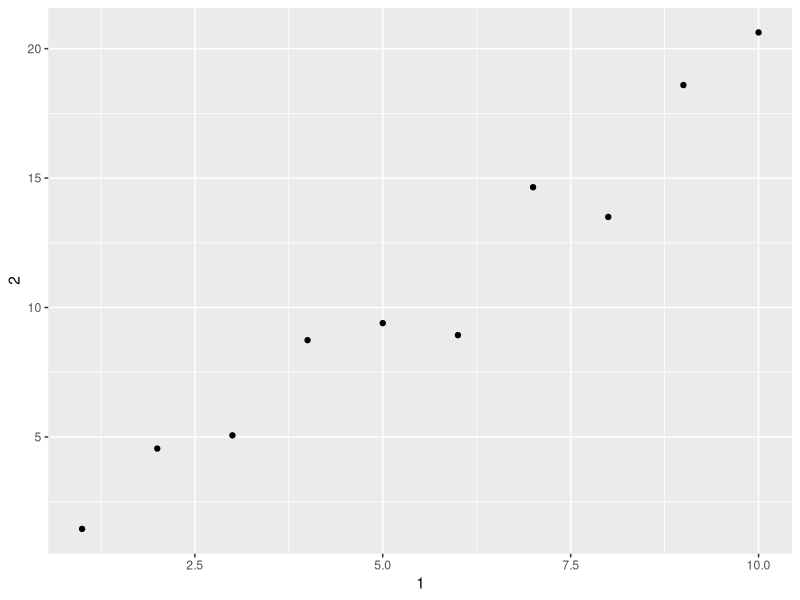

Write the R code that produced this figure.
## ---- chunk 1
knitr::opts_chunk$set(echo = TRUE)
## ---- chunk 2
library(tidyverse)
## ---- chunk 3
mtcars
is_tibble(mtcars)
as_tibble(mtcars)
## ---- chunk 4
df <- data.frame(abc = 1, xyz = "a")
df$x
df[, "xyz"]
df[, c("abc", "xyz")]
## ---- chunk 5
tbl <- as_tibble(df)
tbl$x
tbl[, "xyz"]
tbl[, c("abc", "xyz")]
## ---- chunk 6
annoying <- tibble(
  `1` = 1:10,
  `2` = `1` * 2 + rnorm(length(`1`))
)
## ---- chunk 7
annoying$`1`
## ---- chunk 8
ggplot(annoying, aes(x = `1`, y = `2`))+
  geom_point()
## ---- chunk 9
annoying <- mutate(annoying, `3` = `2`/`1`)
print(annoying)
## ---- chunk 10
annoying <- rename(annoying, one = `1`, two = `2`, three = `3`)
print(annoying)
## ---- chunk 11
enframe(c(a = 10, b = 15))
